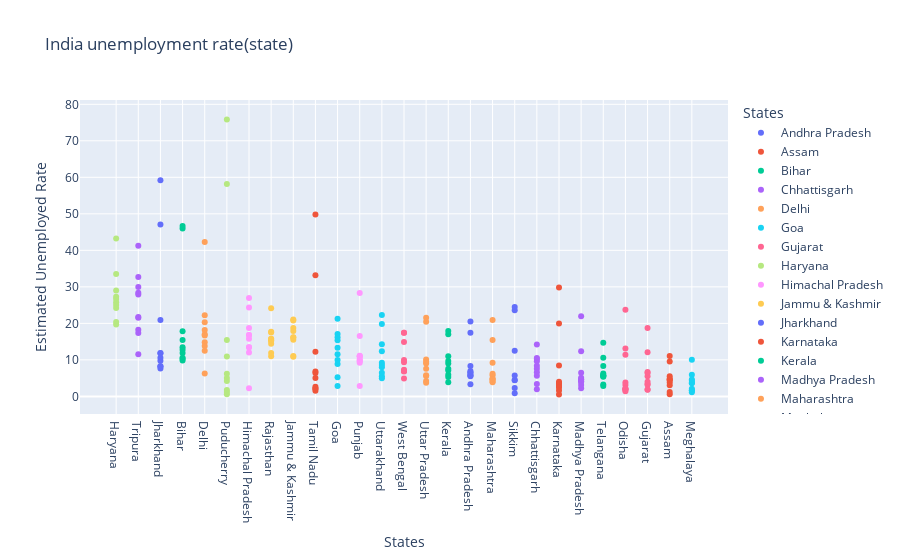

This figure's notebook cell:
### Code cell
fig=px.scatter(data,x='States',y='Estimated Unemployed Rate',title='India unemployment rate(state)',template='plotly',color='States')
fig.update_layout(xaxis={'categoryorder':'total descending'})
fig.show()

### Figure 1 — Plotly figure (JSON) as saved in the notebook; plotly's stock layout.template omitted (floating-point values rounded to 4 significant figures)
{"data": [{"hovertemplate": "States=%{x}<br>Estimated Unemployed Rate=%{y}<extra></extra>", "legendgroup": "Andhra Pradesh", "marker": {"color": "#636efa", "symbol": "circle"}, "mode": "markers", "name": "Andhra Pradesh", "orientation": "v", "showlegend": true, "type": "scatter", "x": ["Andhra Pradesh", "Andhra Pradesh", "Andhra Pradesh", "Andhra Pradesh", "Andhra Pradesh", "Andhra Pradesh", "Andhra Pradesh", "Andhra Pradesh", "Andhra Pradesh", "Andhra Pradesh"], "xaxis": "x", "y": [5.48, 5.83, 5.79, 20.51, 17.43, 3.31, 8.34, 6.96, 6.4, 6.59], "yaxis": "y"}, {"hovertemplate": "States=%{x}<br>Estimated Unemployed Rate=%{y}<extra></extra>", "legendgroup": "Assam", "marker": {"color": "#EF553B", "symbol": "circle"}, "mode": "markers", "name": "Assam", "orientation": "v", "showlegend": true, "type": "scatter", "x": ["Assam", "Assam", "Assam", "Assam", "Assam", "Assam", "Assam", "Assam", "Assam", "Assam"], "xaxis": "x", "y": [4.66, 4.41, 4.77, 11.06, 9.55, 0.6, 3.77, 5.53, 1.19, 3.02], "yaxis": "y"}, {"hovertemplate": "States=%{x}<br>Estimated Unemployed Rate=%{y}<extra></extra>", "legendgroup": "Bihar", "marker": {"color": "#00cc96", "symbol": "circle"}, "mode": "markers", "name": "Bihar", "orientation": "v", "showlegend": true, "type": "scatter", "x": ["Bihar", "Bihar", "Bihar", "Bihar", "Bihar", "Bihar", "Bihar", "Bihar", "Bihar", "Bihar"], "xaxis": "x", "y": [10.61, 10.29, 15.43, 46.64, 45.96, 17.82, 12.79, 13.44, 11.91, 9.82], "yaxis": "y"}, {"hovertemplate": "States=%{x}<br>Estimated Unemployed Rate=%{y}<extra></extra>", "legendgroup": "Chhattisgarh", "marker": {"color": "#ab63fa", "symbol": "circle"}, "mode": "markers", "name": "Chhattisgarh", "orientation": "v", "showlegend": true, "type": "scatter", "x": ["Chhattisgarh", "Chhattisgarh", "Chhattisgarh", "Chhattisgarh", "Chhattisgarh", "Chhattisgarh", "Chhattisgarh", "Chhattisgarh", "Chhattisgarh", "Chhattisgarh"], "xaxis": "x", "y": [9.65, 8.38, 7.54, 3.41, 10.5, 14.23, 10.27, 5.63, 1.96, 6.62], "yaxis": "y"}, {"hovertemplate": "States=%{x}<br>Estimated Unemployed Rate=%{y}<extra></extra>", "legendgroup": "Delhi", "marker": {"color": "#FFA15A", "symbol": "circle"}, "mode": "markers", "name": "Delhi", "orientation": "v", "showlegend": true, "type": "scatter", "x": ["Delhi", "Delhi", "Delhi", "Delhi", "Delhi", "Delhi", "Delhi", "Delhi", "Delhi", "Delhi"], "xaxis": "x", "y": [22.23, 14.84, 17.04, 16.68, 42.27, 18.19, 20.3, 13.79, 12.53, 6.27], "yaxis": "y"}, {"hovertemplate": "States=%{x}<br>Estimated Unemployed Rate=%{y}<extra></extra>", "legendgroup": "Goa", "marker": {"color": "#19d3f3", "symbol": "circle"}, "mode": "markers", "name": "Goa", "orientation": "v", "showlegend": true, "type": "scatter", "x": ["Goa", "Goa", "Goa", "Goa", "Goa", "Goa", "Goa", "Goa", "Goa", "Goa"], "xaxis": "x", "y": [8.89, 2.81, 5.25, 13.31, 21.25, 9.96, 17.07, 16.21, 15.38, 11.54], "yaxis": "y"}, {"hovertemplate": "States=%{x}<br>Estimated Unemployed Rate=%{y}<extra></extra>", "legendgroup": "Gujarat", "marker": {"color": "#FF6692", "symbol": "circle"}, "mode": "markers", "name": "Gujarat", "orientation": "v", "showlegend": true, "type": "scatter", "x": ["Gujarat", "Gujarat", "Gujarat", "Gujarat", "Gujarat", "Gujarat", "Gujarat", "Gujarat", "Gujarat", "Gujarat"], "xaxis": "x", "y": [5.54, 6.38, 6.66, 18.71, 12.11, 3.2, 1.84, 1.87, 3.42, 4.03], "yaxis": "y"}, {"hovertemplate": "States=%{x}<br>Estimated Unemployed Rate=%{y}<extra></extra>", "legendgroup": "Haryana", "marker": {"color": "#B6E880", "symbol": "circle"}, "mode": "markers", "name": "Haryana", "orientation": "v", "showlegend": true, "type": "scatter", "x": ["Haryana", "Haryana", "Haryana", "Haryana", "Haryana", "Haryana", "Haryana", "Haryana", "Haryana", "Haryana"], "xaxis": "x", "y": [20.34, 25.77, 25.05, 43.22, 29.02, 26.7, 24.18, 33.5, 19.68, 27.31], "yaxis": "y"}, {"hovertemplate": "States=%{x}<br>Estimated Unemployed Rate=%{y}<extra></extra>", "legendgroup": "Himachal Pradesh", "marker": {"color": "#FF97FF", "symbol": "circle"}, "mode": "markers", "name": "Himachal Pradesh", "orientation": "v", "showlegend": true, "type": "scatter", "x": ["Himachal Pradesh", "Himachal Pradesh", "Himachal Pradesh", "Himachal Pradesh", "Himachal Pradesh", "Himachal Pradesh", "Himachal Pradesh", "Himachal Pradesh", "Himachal Pradesh", "Himachal Pradesh"], "xaxis": "x", "y": [16.83, 16.84, 18.76, 2.2, 26.95, 13.47, 24.31, 15.79, 12.04, 13.46], "yaxis": "y"}, {"hovertemplate": "States=%{x}<br>Estimated Unemployed Rate=%{y}<extra></extra>", "legendgroup": "Jammu & Kashmir", "marker": {"color": "#FECB52", "symbol": "circle"}, "mode": "markers", "name": "Jammu & Kashmir", "orientation": "v", "showlegend": true, "type": "scatter", "x": ["Jammu & Kashmir", "Jammu & Kashmir", "Jammu & Kashmir", "Jammu & Kashmir", "Jammu & Kashmir", "Jammu & Kashmir", "Jammu & Kashmir", "Jammu & Kashmir", "Jammu & Kashmir"], "xaxis": "x", "y": [21.08, 20.78, 15.5, 18.74, 17.92, 10.88, 11.09, 16.17, 16.14], "yaxis": "y"}, {"hovertemplate": "States=%{x}<br>Estimated Unemployed Rate=%{y}<extra></extra>", "legendgroup": "Jharkhand", "marker": {"color": "#636efa", "symbol": "circle"}, "mode": "markers", "name": "Jharkhand", "orientation": "v", "showlegend": true, "type": "scatter", "x": ["Jharkhand", "Jharkhand", "Jharkhand", "Jharkhand", "Jharkhand", "Jharkhand", "Jharkhand", "Jharkhand", "Jharkhand", "Jharkhand"], "xaxis": "x", "y": [10.61, 11.85, 8.23, 47.09, 59.23, 20.95, 7.63, 9.76, 8.24, 11.8], "yaxis": "y"}, {"hovertemplate": "States=%{x}<br>Estimated Unemployed Rate=%{y}<extra></extra>", "legendgroup": "Karnataka", "marker": {"color": "#EF553B", "symbol": "circle"}, "mode": "markers", "name": "Karnataka", "orientation": "v", "showlegend": true, "type": "scatter", "x": ["Karnataka", "Karnataka", "Karnataka", "Karnataka", "Karnataka", "Karnataka", "Karnataka", "Karnataka", "Karnataka", "Karnataka"], "xaxis": "x", "y": [2.86, 3.61, 3.46, 29.84, 19.97, 8.44, 4.01, 0.5, 2.41, 1.58], "yaxis": "y"}, {"hovertemplate": "States=%{x}<br>Estimated Unemployed Rate=%{y}<extra></extra>", "legendgroup": "Kerala", "marker": {"color": "#00cc96", "symbol": "circle"}, "mode": "markers", "name": "Kerala", "orientation": "v", "showlegend": true, "type": "scatter", "x": ["Kerala", "Kerala", "Kerala", "Kerala", "Kerala", "Kerala", "Kerala", "Kerala", "Kerala", "Kerala"], "xaxis": "x", "y": [5.31, 7.6, 8.99, 16.99, 17.88, 9.71, 7.09, 10.98, 5.91, 3.88], "yaxis": "y"}, {"hovertemplate": "States=%{x}<br>Estimated Unemployed Rate=%{y}<extra></extra>", "legendgroup": "Madhya Pradesh", "marker": {"color": "#ab63fa", "symbol": "circle"}, "mode": "markers", "name": "Madhya Pradesh", "orientation": "v", "showlegend": true, "type": "scatter", "x": ["Madhya Pradesh", "Madhya Pradesh", "Madhya Pradesh", "Madhya Pradesh", "Madhya Pradesh", "Madhya Pradesh", "Madhya Pradesh", "Madhya Pradesh", "Madhya Pradesh", "Madhya Pradesh"], "xaxis": "x", "y": [4.11, 4.57, 2.22, 12.36, 21.98, 6.48, 5.08, 4.7, 3.91, 3.13], "yaxis": "y"}, {"hovertemplate": "States=%{x}<br>Estimated Unemployed Rate=%{y}<extra></extra>", "legendgroup": "Maharashtra", "marker": {"color": "#FFA15A", "symbol": "circle"}, "mode": "markers", "name": "Maharashtra", "orientation": "v", "showlegend": true, "type": "scatter", "x": ["Maharashtra", "Maharashtra", "Maharashtra", "Maharashtra", "Maharashtra", "Maharashtra", "Maharashtra", "Maharashtra", "Maharashtra", "Maharashtra"], "xaxis": "x", "y": [4.95, 4.69, 5.79, 20.9, 15.46, 9.23, 3.89, 6.23, 4.55, 4.1], "yaxis": "y"}, {"hovertemplate": "States=%{x}<br>Estimated Unemployed Rate=%{y}<extra></extra>", "legendgroup": "Meghalaya", "marker": {"color": "#19d3f3", "symbol": "circle"}, "mode": "markers", "name": "Meghalaya", "orientation": "v", "showlegend": true, "type": "scatter", "x": ["Meghalaya", "Meghalaya", "Meghalaya", "Meghalaya", "Meghalaya", "Meghalaya", "Meghalaya", "Meghalaya", "Meghalaya", "Meghalaya"], "xaxis": "x", "y": [1.66, 3.59, 1.58, 10.03, 5.92, 1.15, 2.1, 3.74, 4.29, 4.6], "yaxis": "y"}, {"hovertemplate": "States=%{x}<br>Estimated Unemployed Rate=%{y}<extra></extra>", "legendgroup": "Odisha", "marker": {"color": "#FF6692", "symbol": "circle"}, "mode": "markers", "name": "Odisha", "orientation": "v", "showlegend": true, "type": "scatter", "x": ["Odisha", "Odisha", "Odisha", "Odisha", "Odisha", "Odisha", "Odisha", "Odisha", "Odisha", "Odisha"], "xaxis": "x", "y": [1.9, 3.12, 13.08, 23.76, 11.41, 3.77, 1.88, 1.42, 2.1, 2.18], "yaxis": "y"}, {"hovertemplate": "States=%{x}<br>Estimated Unemployed Rate=%{y}<extra></extra>", "legendgroup": "Puducherry", "marker": {"color": "#B6E880", "symbol": "circle"}, "mode": "markers", "name": "Puducherry", "orientation": "v", "showlegend": true, "type": "scatter", "x": ["Puducherry", "Puducherry", "Puducherry", "Puducherry", "Puducherry", "Puducherry", "Puducherry", "Puducherry", "Puducherry", "Puducherry"], "xaxis": "x", "y": [0.58, 1.76, 1.2, 75.85, 58.19, 4.24, 15.47, 5.05, 10.9, 6.18], "yaxis": "y"}, {"hovertemplate": "States=%{x}<br>Estimated Unemployed Rate=%{y}<extra></extra>", "legendgroup": "Punjab", "marker": {"color": "#FF97FF", "symbol": "circle"}, "mode": "markers", "name": "Punjab", "orientation": "v", "showlegend": true, "type": "scatter", "x": ["Punjab", "Punjab", "Punjab", "Punjab", "Punjab", "Punjab", "Punjab", "Punjab", "Punjab", "Punjab"], "xaxis": "x", "y": [11.11, 10.97, 10.32, 2.86, 28.33, 16.55, 9.19, 10.99, 9.61, 9.88], "yaxis": "y"}, {"hovertemplate": "States=%{x}<br>Estimated Unemployed Rate=%{y}<extra></extra>", "legendgroup": "Rajasthan", "marker": {"color": "#FECB52", "symbol": "circle"}, "mode": "markers", "name": "Rajasthan", "orientation": "v", "showlegend": true, "type": "scatter", "x": ["Rajasthan", "Rajasthan", "Rajasthan", "Rajasthan", "Rajasthan", "Rajasthan", "Rajasthan", "Rajasthan", "Rajasthan", "Rajasthan"], "xaxis": "x", "y": [10.97, 15.16, 11.9, 17.7, 15.74, 14.39, 15.81, 17.51, 15.35, 24.15], "yaxis": "y"}, {"hovertemplate": "States=%{x}<br>Estimated Unemployed Rate=%{y}<extra></extra>", "legendgroup": "Sikkim", "marker": {"color": "#636efa", "symbol": "circle"}, "mode": "markers", "name": "Sikkim", "orientation": "v", "showlegend": true, "type": "scatter", "x": ["Sikkim", "Sikkim", "Sikkim", "Sikkim", "Sikkim", "Sikkim", "Sikkim", "Sikkim"], "xaxis": "x", "y": [23.57, 2.28, 24.51, 4.46, 4.45, 12.49, 5.7, 0.88], "yaxis": "y"}, {"hovertemplate": "States=%{x}<br>Estimated Unemployed Rate=%{y}<extra></extra>", "legendgroup": "Tamil Nadu", "marker": {"color": "#EF553B", "symbol": "circle"}, "mode": "markers", "name": "Tamil Nadu", "orientation": "v", "showlegend": true, "type": "scatter", "x": ["Tamil Nadu", "Tamil Nadu", "Tamil Nadu", "Tamil Nadu", "Tamil Nadu", "Tamil Nadu", "Tamil Nadu", "Tamil Nadu", "Tamil Nadu", "Tamil Nadu"], "xaxis": "x", "y": [1.57, 2.09, 6.4, 49.83, 33.16, 12.2, 6.81, 2.65, 5, 2.16], "yaxis": "y"}, {"hovertemplate": "States=%{x}<br>Estimated Unemployed Rate=%{y}<extra></extra>", "legendgroup": "Telangana", "marker": {"color": "#00cc96", "symbol": "circle"}, "mode": "markers", "name": "Telangana", "orientation": "v", "showlegend": true, "type": "scatter", "x": ["Telangana", "Telangana", "Telangana", "Telangana", "Telangana", "Telangana", "Telangana", "Telangana", "Telangana", "Telangana"], "xaxis": "x", "y": [5.49, 8.29, 5.77, 6.25, 14.7, 10.55, 5.36, 5.79, 3.27, 2.86], "yaxis": "y"}, {"hovertemplate": "States=%{x}<br>Estimated Unemployed Rate=%{y}<extra></extra>", "legendgroup": "Tripura", "marker": {"color": "#ab63fa", "symbol": "circle"}, "mode": "markers", "name": "Tripura", "orientation": "v", "showlegend": true, "type": "scatter", "x": ["Tripura", "Tripura", "Tripura", "Tripura", "Tripura", "Tripura", "Tripura", "Tripura", "Tripura", "Tripura"], "xaxis": "x", "y": [32.67, 28.4, 29.95, 41.23, 21.51, 21.71, 18.24, 27.92, 17.35, 11.57], "yaxis": "y"}, {"hovertemplate": "States=%{x}<br>Estimated Unemployed Rate=%{y}<extra></extra>", "legendgroup": "Uttar Pradesh", "marker": {"color": "#FFA15A", "symbol": "circle"}, "mode": "markers", "name": "Uttar Pradesh", "orientation": "v", "showlegend": true, "type": "scatter", "x": ["Uttar Pradesh", "Uttar Pradesh", "Uttar Pradesh", "Uttar Pradesh", "Uttar Pradesh", "Uttar Pradesh", "Uttar Pradesh", "Uttar Pradesh", "Uttar Pradesh", "Uttar Pradesh"], "xaxis": "x", "y": [7.58, 8.98, 10.11, 21.54, 20.41, 9.47, 5.56, 5.79, 4.18, 3.75], "yaxis": "y"}, {"hovertemplate": "States=%{x}<br>Estimated Unemployed Rate=%{y}<extra></extra>", "legendgroup": "Uttarakhand", "marker": {"color": "#19d3f3", "symbol": "circle"}, "mode": "markers", "name": "Uttarakhand", "orientation": "v", "showlegend": true, "type": "scatter", "x": ["Uttarakhand", "Uttarakhand", "Uttarakhand", "Uttarakhand", "Uttarakhand", "Uttarakhand", "Uttarakhand", "Uttarakhand", "Uttarakhand", "Uttarakhand"], "xaxis": "x", "y": [5.49, 4.99, 19.85, 6.48, 8.01, 8.61, 12.38, 14.26, 22.26, 9.23], "yaxis": "y"}, {"hovertemplate": "States=%{x}<br>Estimated Unemployed Rate=%{y}<extra></extra>", "legendgroup": "West Bengal", "marker": {"color": "#FF6692", "symbol": "circle"}, "mode": "markers", "name": "West Bengal", "orientation": "v", "showlegend": true, "type": "scatter", "x": ["West Bengal", "West Bengal", "West Bengal", "West Bengal", "West Bengal", "West Bengal", "West Bengal", "West Bengal", "West Bengal", "West Bengal"], "xaxis": "x", "y": [6.94, 4.92, 6.92, 17.41, 17.41, 7.29, 6.83, 14.87, 9.35, 9.98], "yaxis": "y"}], "layout": {"legend": {"title": {"text": "States"}, "tracegroupgap": 0}, "title": {"text": "India unemployment rate(state)"}, "xaxis": {"anchor": "y", "categoryarray": ["Andhra Pradesh", "Assam", "Bihar", "Chhattisgarh", "Delhi", "Goa", "Gujarat", "Haryana", "Himachal Pradesh", "Jammu & Kashmir", "Jharkhand", "Karnataka", "Kerala", "Madhya Pradesh", "Maharashtra", "Meghalaya", "Odisha", "Puducherry", "Punjab", "Rajasthan", "Sikkim", "Tamil Nadu", "Telangana", "Tripura", "Uttar Pradesh", "Uttarakhand", "West Bengal"], "categoryorder": "total descending", "domain": [0, 1], "title": {"text": "States"}}, "yaxis": {"anchor": "x", "domain": [0, 1], "title": {"text": "Estimated Unemployed Rate"}}}}
